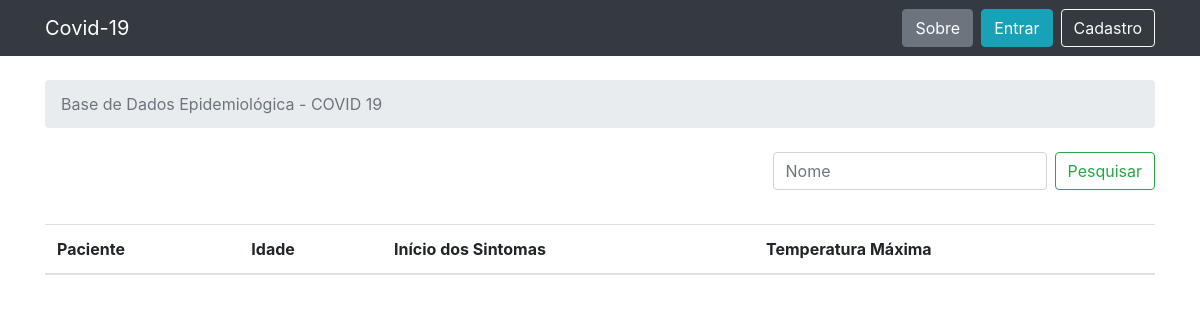
The app's page /, older data.
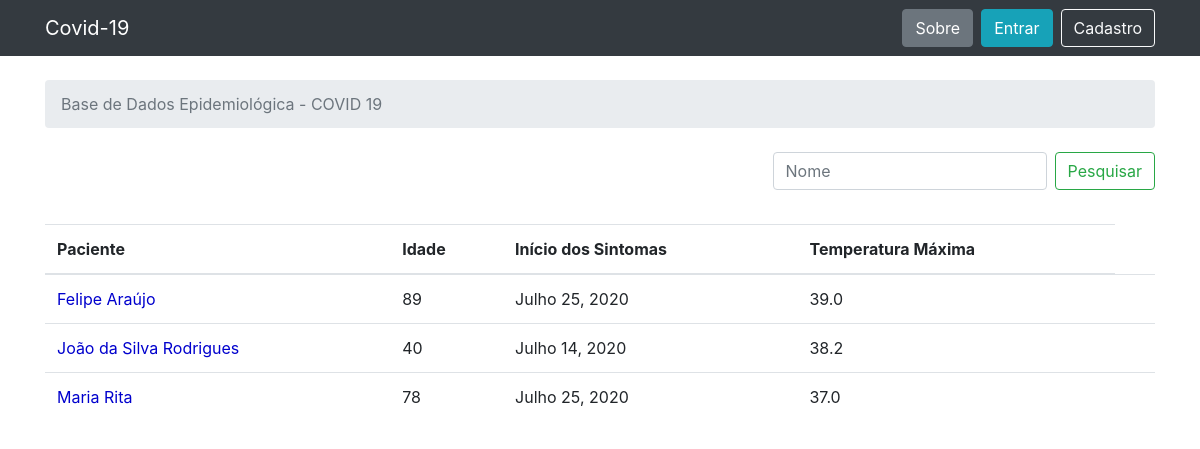
The same page, newer data.
### pacientes/models.py (models this page shows, shortened)
class Paciente(models.Model):
    nome = models.CharField(max_length=30, unique=True)
    idade = models.IntegerField(null=True)
    temperatura_maxima = models.FloatField(null=True)
    data_inicio_sintomas = models.DateField(null=True)

### pacientes/views.py (the view)
# urls.py: 2. Add a URL to urlpatterns:  path('', views.home, name='home')
def home(request):
    pesquisar = request.GET.get('pesquisar')
    if pesquisar is not None:
        pacientes = Paciente.objects.filter(nome__startswith=pesquisar).order_by('nome')
        if len(pesquisar) == 0:
            pesquisar = "Nome"
    else:
        pacientes = Paciente.objects.all().order_by('nome')
        pesquisar = "Nome"
    return render(request, 'home.html', {'pacientes': pacientes, 'pesquisar': pesquisar})

### templates/home.html
{% extends 'base.html' %}
{% block breadcrumb %}
  <li class="breadcrumb-item active">Base de Dados Epidemiológica - COVID 19</li>
{% endblock %}
{% block content %}
    <form class="form-inline float-right">
        <input class="form-control mr-sm-2" type="search" placeholder="{{ pesquisar }}" aria-label="Pesquisar" name="pesquisar">
        <button class="btn btn-outline-success my-2 my-sm-0" type="submit">Pesquisar</button>
    </form>
    <br>
    <br>
    <br>
  <table class="table">
    <thead class="thead-inverse">
      <tr>
        <th>Paciente</th>
          <th>Idade</th>
          <th>Início dos Sintomas</th>
          <th>Temperatura Máxima</th>
      </tr>
    </thead>
    <tbody>
          {% for patient in pacientes %}
            <tr>
                <td>
                    <a href="{% url 'patient_description' patient.pk %}" style="color:mediumblue">{{ patient.nome }}</a>
                </td>
                <td class="align-middle">{{ patient.idade }}</td>
                <td class="align-middle">{{ patient.data_inicio_sintomas }}</td>
                <td class="align-middle">{{ patient.temperatura_maxima }}</td>
                <td></td>
            </tr>
          {% endfor %}
    </tbody>
  </table>
{% endblock %}

Row changes from the older to the newer data that the page shows:
added Paciente: nome "Felipe Araújo", idade "89", data_inicio_sintomas "Julho 25, 2020", temperatura_maxima "39.0"
added Paciente: nome "João da Silva Rodrigues", idade "40", data_inicio_sintomas "Julho 14, 2020", temperatura_maxima "38.2"
added Paciente: nome "Maria Rita", idade "78", data_inicio_sintomas "Julho 25, 2020", temperatura_maxima "37.0"
